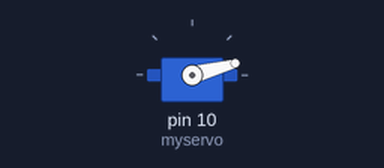
Simulated run of this sketch. Board: Arduino Uno, built with avr-gcc and run on an emulated ATmega328P. Parts: servo.

Above: at 0.05 s.
At 3.0 s:
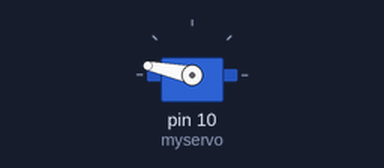
At 6.0 s:
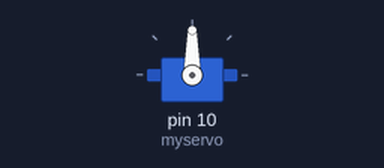
Timing chart, 0 to 7.8 s (numbered marks = the images above):
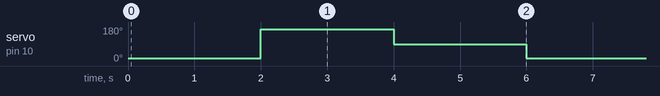

The sketch:

Test_2_Servo_Control.ino
```cpp
#include <Servo.h>

Servo myservo;

void setup(){
  myservo.attach(10);
  // Set initial angle of servo to 90°
  myservo.write(90);
}

void loop(){
  // Set angle of servo to 15°
  myservo.write(15);
  delay(2000);
  myservo.write(168);
  delay(2000);
  myservo.write(90);
  delay(2000);

}
```

Measured:
- by itself, servo on pin 10 (myservo): repeats every 6.0 s: 90° 2.0 s, 15° 2.0 s, 168° 2.0 s
